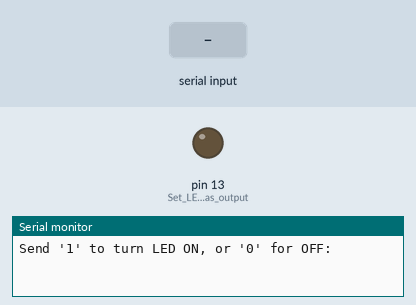
Recording of a sketch running on a simulated Arduino Uno, built with avr-gcc and run on an emulated ATmega328P. Parts: output pins drawn as LEDs (lit = HIGH), the last lines printed to the serial monitor. The inputs (shaded band) are chosen by the test bench.

Above: at 1.2 s.
1.3 s: "1" received over Serial
At 1.9 s:
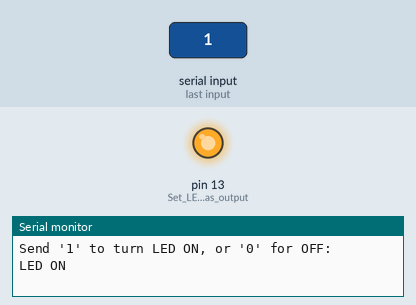
2.8 s: "0" received over Serial
At 3.1 s:
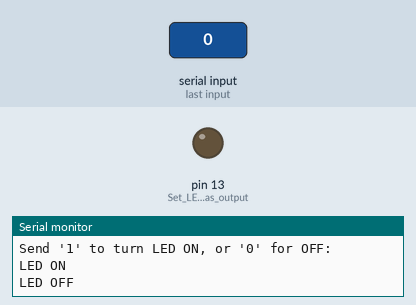
Timing chart, 0 to 5.8 s (numbered marks = the images above; inputs shaded):
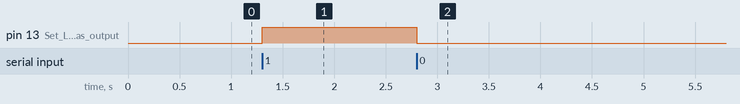

Measured:
- after the input at 1.3 s, pin 13 (Set_LED_pin_as_output): LOW → HIGH at once
- after the input at 2.8 s, pin 13 (Set_LED_pin_as_output): HIGH → LOW at once

The sketch:

CS4540-lab3-C5.ino
```cpp
void setup() {
  Serial.begin(9600); // Initialize serial communication
  pinMode(LED_BUILTIN, OUTPUT); // Set LED pin as output
  Serial.println("Send '1' to turn LED ON, or '0' for OFF:");
}

void loop() {
  if (Serial.available() > 0) {
    char incomingByte = Serial.read(); // Read incoming byte

    if (incomingByte == '1') {
      digitalWrite(LED_BUILTIN, HIGH); // Turn the LED on
      Serial.println("LED ON");
    } else if (incomingByte == '0') {
      digitalWrite(LED_BUILTIN, LOW); // Turn the LED off
      Serial.println("LED OFF");
    } else {
      Serial.print("");
      Serial.println(incomingByte);
    }
  }
}
```
